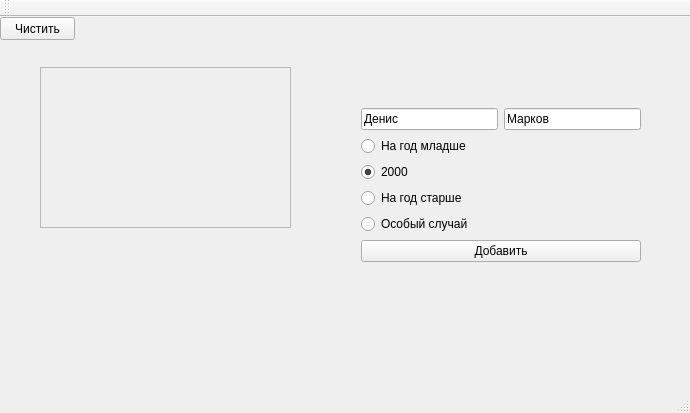
<?xml version="1.0" encoding="UTF-8"?>
<ui version="4.0">
 <class>MainWindow</class>
 <widget class="QMainWindow" name="MainWindow">
  <property name="geometry">
   <rect>
    <x>0</x>
    <y>0</y>
    <width>690</width>
    <height>413</height>
   </rect>
  </property>
  <property name="windowTitle">
   <string>MainWindow</string>
  </property>
  <widget class="QWidget" name="centralWidget">
   <widget class="QScrollArea" name="scrollArea">
    <property name="enabled">
     <bool>true</bool>
    </property>
    <property name="geometry">
     <rect>
      <x>40</x>
      <y>50</y>
      <width>251</width>
      <height>161</height>
     </rect>
    </property>
    <property name="mouseTracking">
     <bool>false</bool>
    </property>
    <property name="autoFillBackground">
     <bool>false</bool>
    </property>
    <property name="widgetResizable">
     <bool>true</bool>
    </property>
    <widget class="QWidget" name="scrollAreaWidgetContents">
     <property name="geometry">
      <rect>
       <x>0</x>
       <y>0</y>
       <width>249</width>
       <height>159</height>
      </rect>
     </property>
    </widget>
   </widget>
   <widget class="QWidget" name="layoutWidget">
    <property name="geometry">
     <rect>
      <x>350</x>
      <y>80</y>
      <width>302</width>
      <height>178</height>
     </rect>
    </property>
    <layout class="QVBoxLayout" name="verticalLayout_2">
     <item>
      <layout class="QHBoxLayout" name="horizontalLayout">
       <item>
        <widget class="QLineEdit" name="lineEdit">
         <property name="text">
          <string>Денис</string>
         </property>
        </widget>
       </item>
       <item>
        <widget class="QLineEdit" name="lineEdit_2">
         <property name="text">
          <string>Марков</string>
         </property>
        </widget>
       </item>
      </layout>
     </item>
     <item>
      <layout class="QVBoxLayout" name="verticalLayout">
       <item>
        <widget class="QRadioButton" name="radioButton">
         <property name="text">
          <string>На год младше</string>
         </property>
         <attribute name="buttonGroup">
          <string notr="true">buttonGroup</string>
         </attribute>
        </widget>
       </item>
       <item>
        <widget class="QRadioButton" name="radioButton_3">
         <property name="text">
          <string>2000</string>
         </property>
         <property name="checked">
          <bool>true</bool>
         </property>
         <attribute name="buttonGroup">
          <string notr="true">buttonGroup</string>
         </attribute>
        </widget>
       </item>
       <item>
        <widget class="QRadioButton" name="radioButton_2">
         <property name="text">
          <string>На год старше</string>
         </property>
         <attribute name="buttonGroup">
          <string notr="true">buttonGroup</string>
         </attribute>
        </widget>
       </item>
       <item>
        <widget class="QRadioButton" name="radioButton_4">
         <property name="text">
          <string>Особый случай</string>
         </property>
         <attribute name="buttonGroup">
          <string notr="true">buttonGroup</string>
         </attribute>
        </widget>
       </item>
       <item>
        <widget class="QPushButton" name="pushButton">
         <property name="text">
          <string>Добавить</string>
         </property>
        </widget>
       </item>
      </layout>
     </item>
    </layout>
   </widget>
   <widget class="QPushButton" name="pushButton_2">
    <property name="geometry">
     <rect>
      <x>0</x>
      <y>0</y>
      <width>75</width>
      <height>23</height>
     </rect>
    </property>
    <property name="text">
     <string>Чистить</string>
    </property>
   </widget>
   <zorder>layoutWidget</zorder>
   <zorder>scrollArea</zorder>
   <zorder>pushButton_2</zorder>
  </widget>
  <widget class="QMenuBar" name="menuBar">
   <property name="geometry">
    <rect>
     <x>0</x>
     <y>0</y>
     <width>690</width>
     <height>25</height>
    </rect>
   </property>
  </widget>
  <widget class="QToolBar" name="mainToolBar">
   <attribute name="toolBarArea">
    <enum>TopToolBarArea</enum>
   </attribute>
   <attribute name="toolBarBreak">
    <bool>false</bool>
   </attribute>
  </widget>
  <widget class="QStatusBar" name="statusBar"/>
 </widget>
 <layoutdefault spacing="6" margin="11"/>
 <resources/>
 <connections>
  <connection>
   <sender>lineEdit</sender>
   <signal>textEdited(QString)</signal>
   <receiver>pushButton</receiver>
   <slot>animateClick()</slot>
   <hints>
    <hint type="sourcelabel">
     <x>391</x>
     <y>141</y>
    </hint>
    <hint type="destinationlabel">
     <x>426</x>
     <y>278</y>
    </hint>
   </hints>
  </connection>
 </connections>
 <buttongroups>
  <buttongroup name="buttonGroup"/>
 </buttongroups>
</ui>
